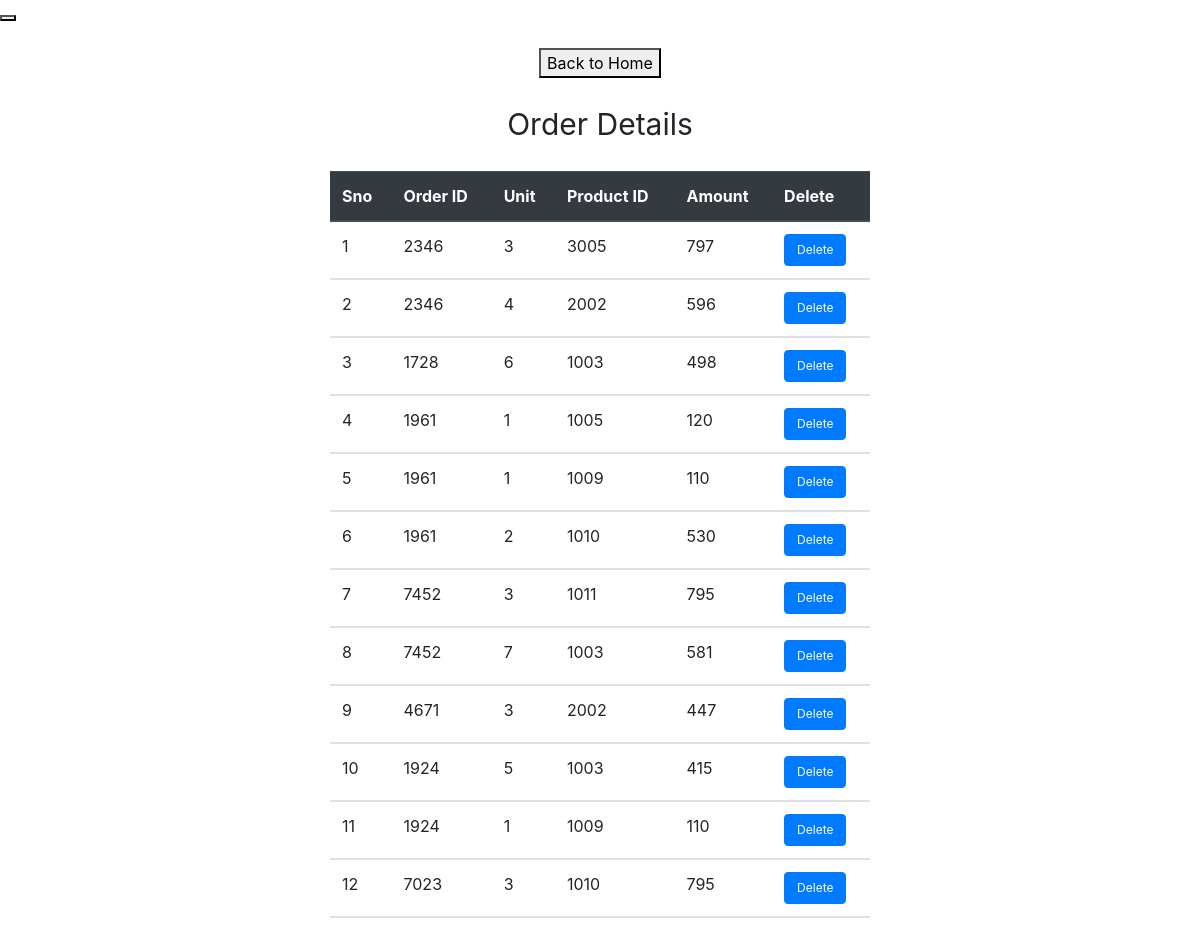
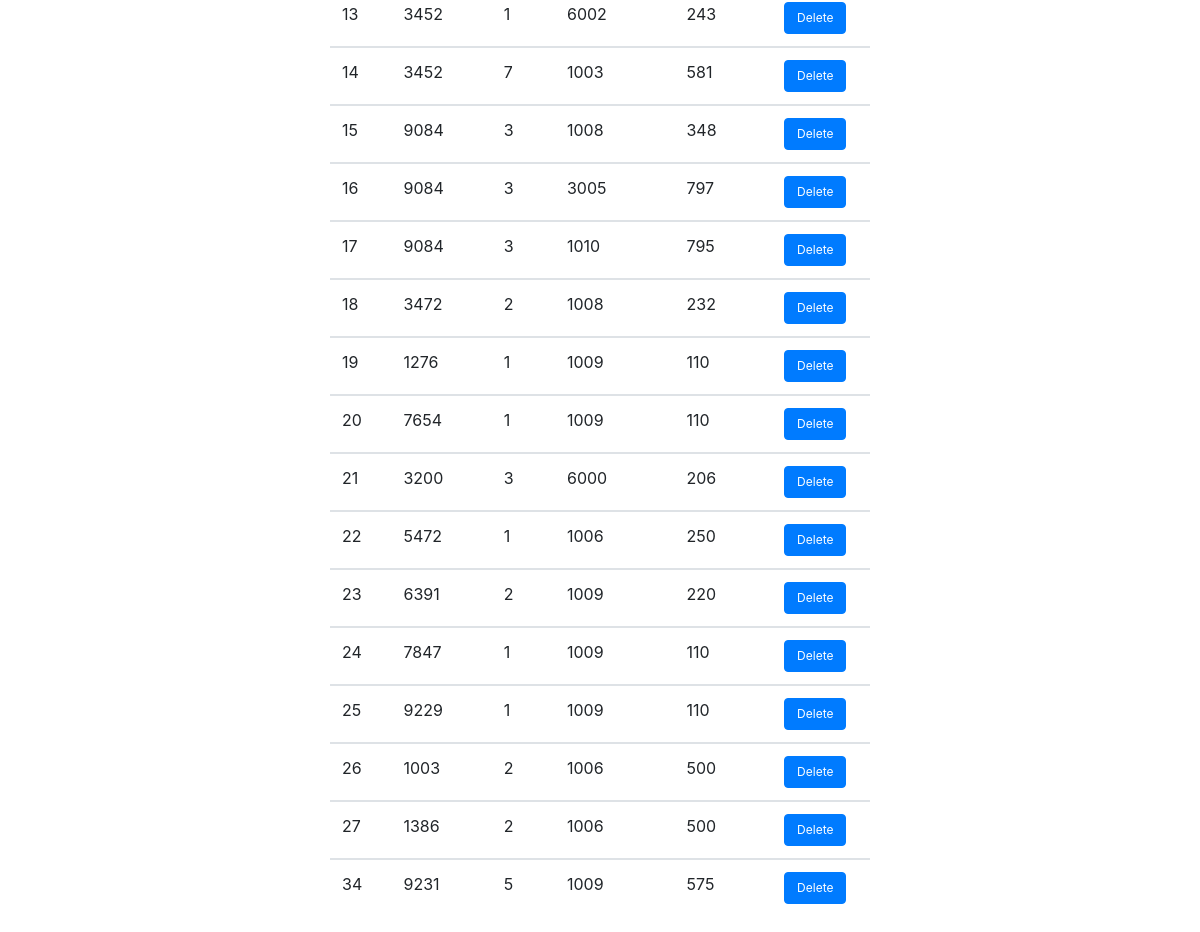
/ShopManagement/order_details_display.php, run on the app's committed database (2 pictures, top to bottom).
### tables this page shows
CREATE TABLE `order_details` (
  `Sno` int(11) NOT NULL,
  `Order_ID` int(11) NOT NULL,
  `Unit` int(11) NOT NULL,
  `Product_ID` int(11) NOT NULL,
  `Amount` int(11) NOT NULL
);

### ShopManagement/order_details_display.php (the view, shortened to what this page needs)
<!DOCTYPE html>
<html lang="en">
<head>
	<link rel="stylesheet" href="https://stackpath.bootstrapcdn.com/bootstrap/4.5.2/css/bootstrap.min.css">
</head>
<body style="background-color:#7f8c8d ><br><br>
<br><center><div id="center_button"><button onclick="location.href='homepage.php'"></button> </center><br>
<br><center><div id="center_button"><button onclick="location.href='homepage.php'">Back to Home</button> </center><br>  <center style="font-size:30px">  Order Details</center><br>
	<div class="container">
		<div class="row">
			<div class="col-lg-6 m-auto">
				<table class="table">
					<thead class="thead-dark">
						<tr>
						<th scope="col">Sno</th>
						<th scope="col">Order ID</th>
						<th scope="col">Unit</th>
						<th scope="col">Product ID</th>
						<th scope="col">Amount</th>
						<th scope="col">Delete</th>
						</tr>
					</thead>
					<?php
						include 'conn.php';
						$query="select Sno,Order_ID,Unit,Product_ID,Amount from order_details;";
						$result=mysqli_query($conn,$query);
						while($res=mysqli_fetch_array($result)){
					?>
					<tbody>
						<tr>
						<td><?php echo $res['Sno'] ?> </td>
						<td><?php echo $res['Order_ID'] ?> </td>
						<td><?php echo $res['Unit'] ?> </td>
						<td><?php echo $res['Product_ID'] ?> </td>
						<td><?php echo $res['Amount'] ?> </td>
						<td><a href="order_details_delete.php?Sno=<?php echo $res['Sno']?>"><input type="button" class="btn btn-primary" value="Delete" style="font-size:12px"></a></td>
						</tr>
					</tbody>
						<?php }?>
				</table>
			</div>
		</div>
	</div>
</body>
</html>

### data on the page
order_details: Sno "1", Order_ID "2346", Unit "3", Product_ID "3005", Amount "797"
order_details: Sno "2", Order_ID "2346", Unit "4", Product_ID "2002", Amount "596"
order_details: Sno "3", Order_ID "1728", Unit "6", Product_ID "1003", Amount "498"
order_details: Sno "4", Order_ID "1961", Unit "1", Product_ID "1005", Amount "120"
order_details: Sno "5", Order_ID "1961", Unit "1", Product_ID "1009", Amount "110"
order_details: Sno "6", Order_ID "1961", Unit "2", Product_ID "1010", Amount "530"
order_details: Sno "7", Order_ID "7452", Unit "3", Product_ID "1011", Amount "795"
order_details: Sno "8", Order_ID "7452", Unit "7", Product_ID "1003", Amount "581"
order_details: Sno "9", Order_ID "4671", Unit "3", Product_ID "2002", Amount "447"
order_details: Sno "10", Order_ID "1924", Unit "5", Product_ID "1003", Amount "415"
order_details: Sno "11", Order_ID "1924", Unit "1", Product_ID "1009", Amount "110"
order_details: Sno "12", Order_ID "7023", Unit "3", Product_ID "1010", Amount "795"
order_details: Sno "13", Order_ID "3452", Unit "1", Product_ID "6002", Amount "243"
order_details: Sno "14", Order_ID "3452", Unit "7", Product_ID "1003", Amount "581"
order_details: Sno "15", Order_ID "9084", Unit "3", Product_ID "1008", Amount "348"
order_details: Sno "16", Order_ID "9084", Unit "3", Product_ID "3005", Amount "797"
order_details: Sno "17", Order_ID "9084", Unit "3", Product_ID "1010", Amount "795"
order_details: Sno "18", Order_ID "3472", Unit "2", Product_ID "1008", Amount "232"
order_details: Sno "19", Order_ID "1276", Unit "1", Product_ID "1009", Amount "110"
order_details: Sno "20", Order_ID "7654", Unit "1", Product_ID "1009", Amount "110"
order_details: Sno "21", Order_ID "3200", Unit "3", Product_ID "6000", Amount "206"
order_details: Sno "22", Order_ID "5472", Unit "1", Product_ID "1006", Amount "250"
order_details: Sno "23", Order_ID "6391", Unit "2", Product_ID "1009", Amount "220"
order_details: Sno "24", Order_ID "7847", Unit "1", Product_ID "1009", Amount "110"
order_details: Sno "25", Order_ID "9229", Unit "1", Product_ID "1009", Amount "110"
order_details: Sno "26", Order_ID "1003", Unit "2", Product_ID "1006", Amount "500"
order_details: Sno "27", Order_ID "1386", Unit "2", Product_ID "1006", Amount "500"
order_details: Sno "34", Order_ID "9231", Unit "5", Product_ID "1009", Amount "575"
